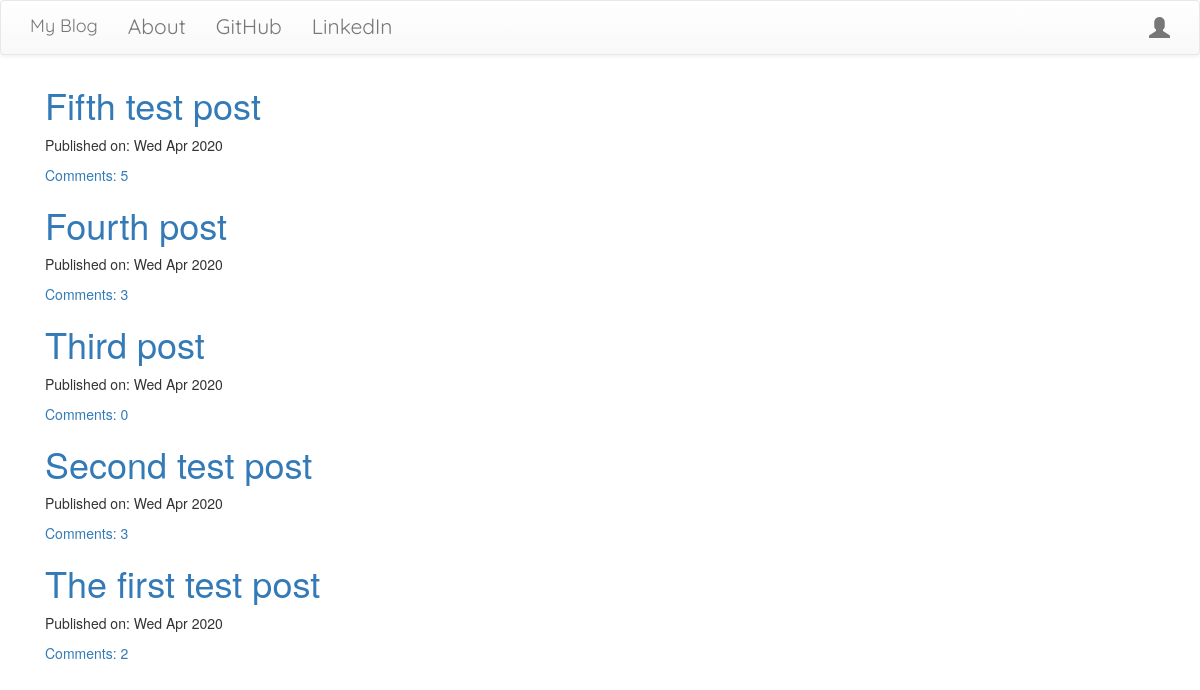
The page / on the database its author committed.
### paris/models.py (models this page shows, shortened)
class Post(models.Model):
    author = models.ForeignKey('auth.User',on_delete=models.DO_NOTHING)
    title = models.CharField(max_length=200)
    text = models.TextField()
    create_date = models.DateTimeField(default=timezone.now)
    published_date = models.DateTimeField(blank=True,null=True)
    def approve_comments(self):
        return self.comments.filter(approve_comment=True)

### paris/views.py (the view)
# urls.py: path('', views.PostListView.as_view(), name='post_list'),
class PostListView(ListView):
    model = Post
    def get_queryset(self):
        return Post.objects.filter(published_date__lte=timezone.now()).order_by('-published_date')

### paris/templates/paris/post_list.html
{% extends 'paris/base.html' %}
  {% block content %}
    <div class="centerstage">
      {% for post in post_list %}
        <div class="post">
          <h1><a href="{% url 'post_detail' pk=post.pk %}">{{ post.title }}</a></h1>
          <div class="date">
            <p>Published on: {{post.published_date|date:"D M Y"}}</p>
          </div>
          <a href="{% url 'post_detail' pk=post.pk %}">Comments: {{ post.approve_comments.count }}</a>
        </div>
      {% endfor %}
    </div>
  {% endblock %}

### paris/static/css/blog.css (style rules this page uses)
.centerstage { margin-left: auto; margin-right: auto; }

### rows shown on the page
Post: title "Fifth test post", published_date "Wed Apr 2020", approve_comments.count "5"
Post: title "Fourth post", published_date "Wed Apr 2020", approve_comments.count "3"
Post: title "Third post", published_date "Wed Apr 2020", approve_comments.count "0"
Post: title "Second test post", published_date "Wed Apr 2020", approve_comments.count "3"
Post: title "The first test post", published_date "Wed Apr 2020", approve_comments.count "2"
